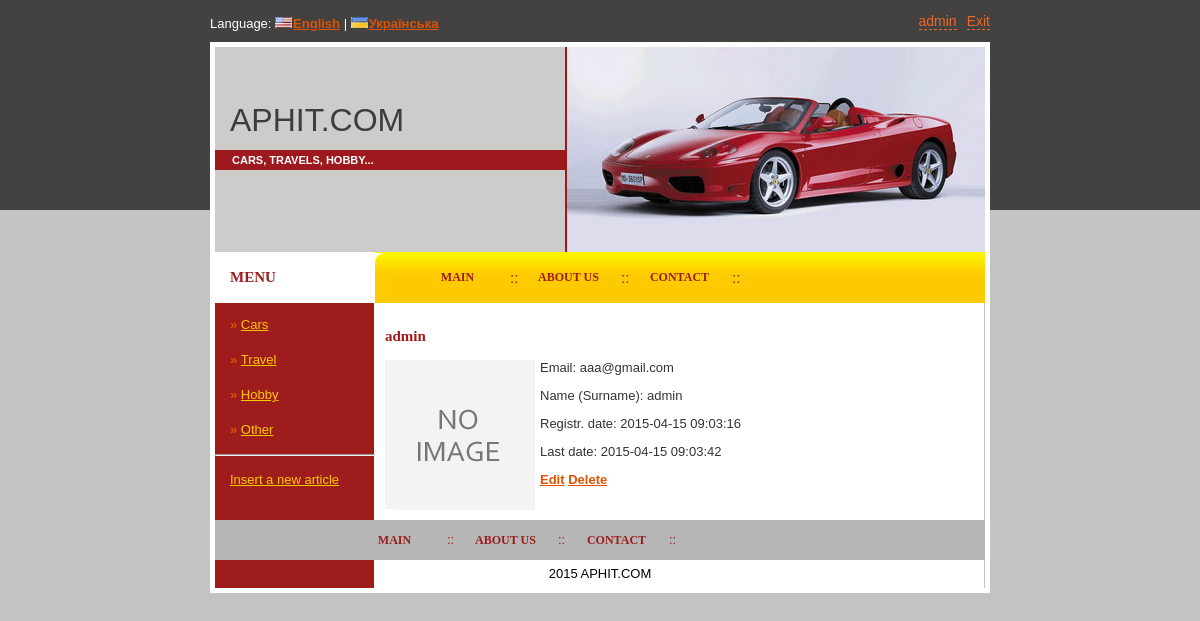
The page /?option=UserProfile&user_id=8 (signed in) on the database its author committed.
### tables this page shows
CREATE TABLE IF NOT EXISTS `category_en` (
  `id_category` int(10) unsigned NOT NULL AUTO_INCREMENT,
  `name_category` varchar(255) NOT NULL,
  PRIMARY KEY (`id_category`)
);

CREATE TABLE IF NOT EXISTS `menu_en` (
  `id_menu` int(11) NOT NULL AUTO_INCREMENT,
  `name_menu` varchar(255) NOT NULL,
  `text_menu` text NOT NULL,
  PRIMARY KEY (`id_menu`)
);

CREATE TABLE IF NOT EXISTS `users` (
  `id` int(11) NOT NULL AUTO_INCREMENT,
  `login` varchar(255) NOT NULL,
  `pass` varchar(32) NOT NULL,
  `email` varchar(255) NOT NULL,
  `name` varchar(255) NOT NULL,
  `surname` varchar(255) NOT NULL,
  `registration_date` datetime NOT NULL,
  `date_of_visit` datetime NOT NULL,
  `avatar` varchar(255) NOT NULL,
  PRIMARY KEY (`id`)
);

### classes/SiteCore.php (called while the page is built, shortened)
<?php
abstract class SiteCore {
  protected function getHeader() {
    include 'include/header.php';
  }
  protected function getLeftBar() {
    include 'include/left_bar.php';
  }
  protected function getMenu() {
    include 'include/menu.php';
  }
  protected function getFooter() {
    include 'include/footer.php';
  }
  public function getBody() {
    $this -> getLeftBar();
    $this -> getMenu();
    $this -> getContent();
    $this -> getFooter();
  }
  public function __construct() {
    $_options = array(
      PDO::ATTR_ERRMODE            => PDO::ERRMODE_EXCEPTION,
      PDO::ATTR_DEFAULT_FETCH_MODE => PDO::FETCH_ASSOC,
    );
    try {
      $this -> dataBase = new PDO(
        "mysql:
        host=" . HOST . ";
        dbname=" . DATABASE . ";
        charset=" . CHARSET, USER, PASSWORD, $_options
      );
    }
    catch(PDOException $e) {
      exit($e -> getMessage());
    }
  }
}
?>

### classes/SiteLang.php (called while the page is built)
<?php
class SiteLang {
  static function getRending($_key) {
    $_lang_array = $GLOBALS['_lang_array_'];
    if (!empty($_lang_array[$_key])) {
      return $_lang_array[$_key];
    }
    else {
      return $_key;
    }
  }
}
?>

### classes/UserProfile.php (the view)
<?php
class UserProfile extends SiteCore {
  public function getContent(){
    echo '<div id="main">';
    if (isset($_GET['user_id'])) {
      $_user_id = (int) $_GET['user_id'];
      if ($_user_id) {
        $_query_string =
          "SELECT
            id, login, email, name, surname, registration_date, date_of_visit, avatar
          FROM
            users
          WHERE
            id = $_user_id";
        try {
          $_result = $this -> dataBase -> query($_query_string);
        }
        catch (PDOException $e) {
          echo $e -> getMessage();
        }
        if ($_result && $_row = $_result -> fetch()) {
          if ($_row['id'] == $this -> currentUserID && !empty($this -> currentUser)) {
            $_edit_text = '<a href="?option=ProfileEdit&user_id=' . $_row['id'] . '">'
                          . SiteLang::getRending('EDIT') . '</a>
                          <a href="?option=ProfileDelete&delete_id_user=' . $_row['id']. '">'
                          . SiteLang::getRending('DELETE') . '</a>';
          }
          else {
            $_edit_text = '';
          }
          $_avatar_src = 'file/' . $_row['avatar'];
          if (!file_exists($_avatar_src) || !is_file($_avatar_src)) {
            $_avatar_src = 'images/no-image.png';
          }
          echo '
          <p class="heading2">' . $_row['login'] . '</p>
          <img style="margin-right: 5px; width: 150px; height: 150px; float: left" src="' . $_avatar_src . '" alt="">'
          . ((!empty($this -> currentUser)) ? '<p>' . SiteLang::getRending('EMAIL') . ' ' . $_row['email'] . '</p>' : '') .
          '<p>' . SiteLang::getRending('NAME') . ' (' . SiteLang::getRending('SURNAME') . '): '
          . $_row['name'] . ' ' . $_row['surname'] . '</p>
          <p>' . SiteLang::getRending('REG_DATE') . ': ' . $_row['registration_date'] . '</p>
          <p>' . SiteLang::getRending('DATE_OF_VISIT') . ': ' . $_row['date_of_visit'] . '</p>'
          . $_edit_text . '
          ';
        }
        else {
          echo SiteLang::getRending('ERROR_6') . ' ' . $_user_id;
        }
      }
      else {
        echo SiteLang::getRending('ERROR_7');
      }
    }
    else {
      echo SiteLang::getRending('ERROR_7');
    }
    echo '</div>';
  }
}
?>

### include/left_bar.php
<?php
echo '<div class="quick-bg">
      <div id="spacer">
        <div id="rc-bg">' . SiteLang::getRending('MENU') . '</div>
      </div>';
$_query_string =
  'SELECT
    id_category, name_category
  FROM
    category_' . $_SESSION['language'] . '
  ORDER BY
    id_category';
try {
  $_result = $this -> dataBase -> query($_query_string);
  while ($_row = $_result -> fetch()) {
    echo '<div class="quick-links">» <a href="
          ?option=Category&amp;id_category='
          . $_row['id_category'] . '">'
          . $_row['name_category'] . '</a>
          </div>';
  }
}
catch (PDOException $e) {
  echo $e -> getMessage();
}
if (!empty($this -> currentUser)) {
  echo '<hr><div class="quick-links"><a href="?option=ArticleEdit">'
    . SiteLang::getRending('ARTICLE_INSERT') . '</a></div>';
}
echo '</div>';
?>

### include/menu.php
<?php
echo '<div id="mainarea">
      <div class="heading">
      <div class="toplinks" style="padding-left:30px;"><a href="?option=Main">' . SiteLang::getRending('MAIN') . '</a></div>
      <div class="sap2">::</div>';
$_query_string = 'SELECT id_menu, name_menu FROM menu_' . $_SESSION['language'] . ' ORDER BY id_menu';
try {
  $_result = $this -> dataBase -> query($_query_string);
  while($_row = $_result -> fetch()) {
    echo '<div class="toplinks"><a href="?option=menu&amp;id_menu=' . $_row['id_menu'] . '">' . $_row['name_menu'] . '</a></div>
          <div class="sap2">::</div>';
  }
}
catch (PDOException $e) {
  echo $e -> getMessage();
}
echo '</div>';
?>

### include/footer.php
<?php
$_query_string =
  'SELECT
    id_menu, name_menu
  FROM
    menu_' . $_SESSION['language'] . '
  ORDER BY
    id_menu';
echo '</div>
      <div id="bottom">
      <div class="toplinks" style="padding-left:127px;"><a href="?option=Main">' . SiteLang::getRending('MAIN') . '</a></div>
      <div class="sap2">::</div>';
try {
  $_result = $this -> dataBase -> query($_query_string);
  while ($_row = $_result -> fetch()) {
    echo '<div class="toplinks"><a href="?option=Menu&id_menu='
          . $_row['id_menu'] . '">'
          . $_row['name_menu'] . '</a></div>
          <div class="sap2">::</div>';
  }
}
catch (PDOException $e) {
  echo $e->getMessage();
}
echo '</div>
      <div class="copy"><span class="style1">' . SiteLang::getRending('COPYRIGHT') . '</span>
      </div>
      </div>
      </body></html>';
?>

### style/style.css (style rules this page uses)
body { font: normal small Arial, Helvetica, sans-serif; color: white; text-align: justify; font-size: 13px; margin: 0 auto 10px auto; width: 780px; background-color: #c3c3c3; background-image: url(../images/bg2.gif); background-repeat: repeat-x; }
.sap2 { color: #9E1C1C; width: 6px; text-align: center; float: left; }
.toplinks { color: #9E1C1C; text-transform: uppercase; font-family: "trebuchet ms"; width: 105px; float: left; font-weight: bold; font-size: 12px; text-align: center; }
.toplinks a { color: #9E1C1C; text-decoration: none; }
#mainarea { width: 610px; margin-bottom: 10px; background-image: url(../images/heading-bg.gif); background-repeat: repeat-x; float: left; }
.quick-bg { width: 160px; text-align: left; float: left; }
.heading { height: 51px; font-size: 15px; color: #560001; text-align: left; line-height: 51px; background-image: url(../images/rc.gif); background-repeat: no-repeat; background-position: left; }
.heading2 { font-size: 15px; font-weight: bold; font-family: "trebuchet ms"; color: #A1181C; }
#main { color: #303335; text-align: left; padding: 10px; }
a { color: #DE5202; font-weight: bold; text-decoration: underline; }
.quick-links { height: 35px; line-height: 35px; color: #DE5202; font-weight: bold; padding-left: 15px; }
.quick-links a { color: #FDCA00; font-weight: normal; text-decoration: underline; }
#bottom { height: 40px; line-height: 40px; background-color: #B6B6B6; width: 770px; float: left; }
.copy { clear: left; height: 28px; line-height: 28px; text-align: center; color: black; }
#rc-bg { width: 144px; height :51px; line-height: 51px; background-color: #ffffff; font-size: 15px; color: #9E1C1C; text-align: left; text-transform: uppercase; font-family: "trebuchet ms"; font-weight: bold; padding-left: 15px; }
#spacer { height: 40px; line-height: 40px; margin-bottom: 15px; }

### rows shown on the page
category_en: name_category "Cars"
category_en: name_category "Travel"
category_en: name_category "Hobby"
category_en: name_category "Other"
menu_en: name_menu "ABOUT US"
menu_en: name_menu "CONTACT"
users: login "admin", email "aaa@gmail.com", name "admin", registration_date "2015-04-15 09:03:16", date_of_visit "2015-04-15 09:03:42"

### other values the page prints
SiteLang::getRending('LANG') "Language"
$this -> currentUser "admin"
SiteLang::getRending('EXIT') "Exit"
SiteLang::getRending('TITLE') "APHIT.COM"
SiteLang::getRending('LOGO') "CARS, TRAVELS, HOBBY..."
SiteLang::getRending('MENU') "MENU"
SiteLang::getRending('ARTICLE_INSERT') "Insert a new article"
SiteLang::getRending('MAIN') "MAIN"
SiteLang::getRending('EMAIL') "Email:"
SiteLang::getRending('NAME') "Name"
SiteLang::getRending('SURNAME') "Surname"
SiteLang::getRending('REG_DATE') "Registr. date"
SiteLang::getRending('DATE_OF_VISIT') "Last date"
SiteLang::getRending('EDIT') "Edit"
SiteLang::getRending('DELETE') "Delete"
